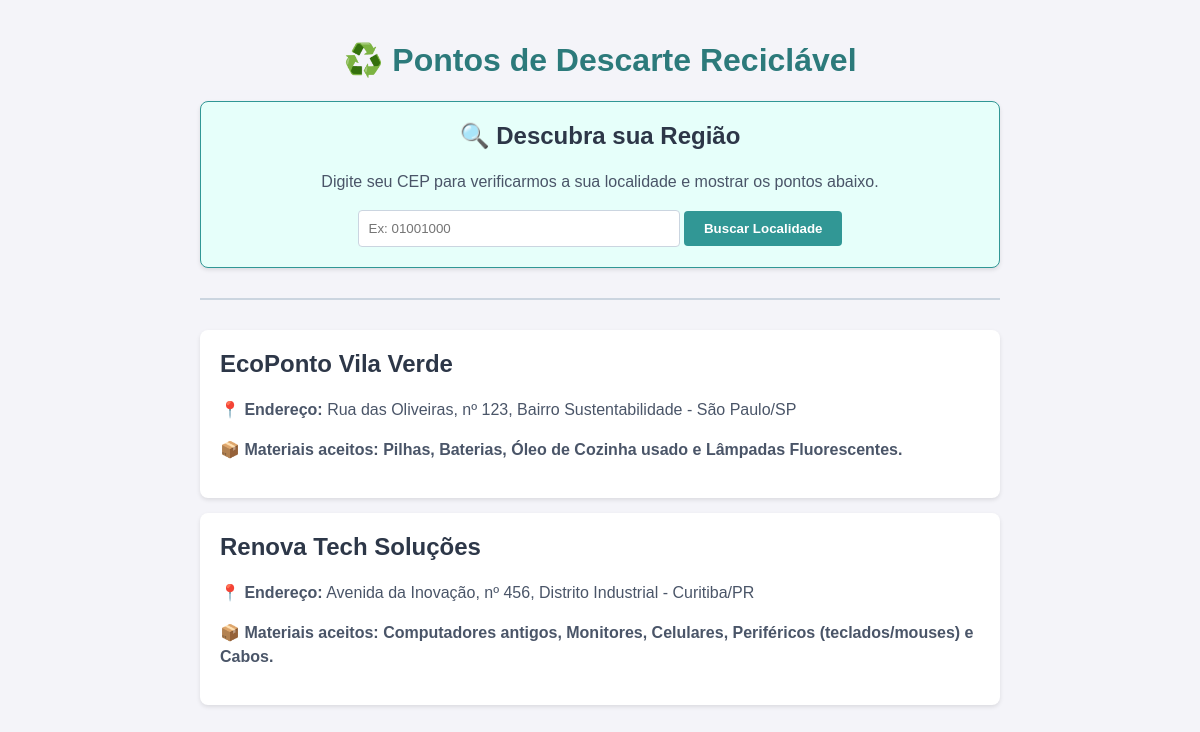
The page / on the database its author committed.
### catalogo/models.py (models this page shows, shortened)
class PontoDeColeta(models.Model):
    nome = models.CharField(max_length=150, verbose_name="Nome do Local")
    endereco = models.CharField(max_length=255, verbose_name="Endereço Completo")
    materiais_aceitos = models.TextField(
        verbose_name="Materiais Aceitos",
        help_text="Ex: Pilhas, Baterias, Óleo de Cozinha, Eletrônicos"
    )

### catalogo/views.py (the view, shortened to what this page needs)
# urls.py: path('', views.home, name='home'),  # Rota para a página inicial
def home(request):
    pontos = PontoDeColeta.objects.all()
    endereco_busca = None
    erro = None
    cep = request.GET.get('cep')
    return render(request, 'index.html', {
        'pontos': pontos,
        'endereco_busca': endereco_busca,
        'erro': erro
    })

### catalogo/templates/index.html (shortened to what this page needs)
<!doctype html>
<html lang="pt-br">
  <head>
  </head>
  <body>
    <h1>♻️ Pontos de Descarte Reciclável</h1>
    <div style="max-width: 800px; margin: auto">
      <div class="card search-box">
        <h2>🔍 Descubra sua Região</h2>
        <p>
          Digite seu CEP para verificarmos a sua localidade e mostrar os pontos
          abaixo.
        </p>
        <form method="GET" action="/">
          <input type="text" name="cep" placeholder="Ex: 01001000" required />
          <button type="submit">Buscar Localidade</button>
        </form>
      </div>
      <hr style="border: 1px solid #cbd5e0; margin: 30px 0" />
      {% for ponto in pontos %}
      <div class="card">
        <h2>{{ ponto.nome }}</h2>
        <p>📍 <strong>Endereço:</strong> {{ ponto.endereco }}</p>
        <p class="materials">
          📦 Materiais aceitos: {{ ponto.materiais_aceitos }}
        </p>
      </div>
      {% empty %}
      <div class="card">
        <p>Nenhum ponto de coleta cadastrado ainda.</p>
      </div>
      {% endfor %}
    </div>
  </body>
</html>

### catalogo/templates/index.html (style rules this page uses)
body { font-family: Arial, sans-serif; background-color: #f4f4f9; margin: 0; padding: 20px; }
h1 { color: #2c7a7b; text-align: center; }
.card { background: white; padding: 20px; margin-bottom: 15px; border-radius: 8px; box-shadow: 0 2px 4px rgba(0, 0, 0, 0.1); }
.card h2 { margin-top: 0; color: #2d3748; }
.card p { color: #4a5568; line-height: 1.5; }
.materials { font-weight: bold; color: #2b6cb0; }
.search-box { background-color: #e6fffa; border: 1px solid #319795; text-align: center; }
input[type="text"] { padding: 10px; width: 60%; max-width: 300px; border: 1px solid #cbd5e0; border-radius: 4px; }
button { padding: 10px 20px; background-color: #319795; color: white; border: none; border-radius: 4px; cursor: pointer; font-weight: bold; }

### rows shown on the page
PontoDeColeta: nome "EcoPonto Vila Verde", endereco "Rua das Oliveiras, nº 123, Bairro Sustentabilidade - São Paulo/SP", materiais_aceitos "Pilhas, Baterias, Óleo de Cozinha usado e Lâmpadas Fluorescentes."
PontoDeColeta: nome "Renova Tech Soluções", endereco "Avenida da Inovação, nº 456, Distrito Industrial - Curitiba/PR", materiais_aceitos "Computadores antigos, Monitores, Celulares, Periféricos (teclados/mouses) e Cabos."
